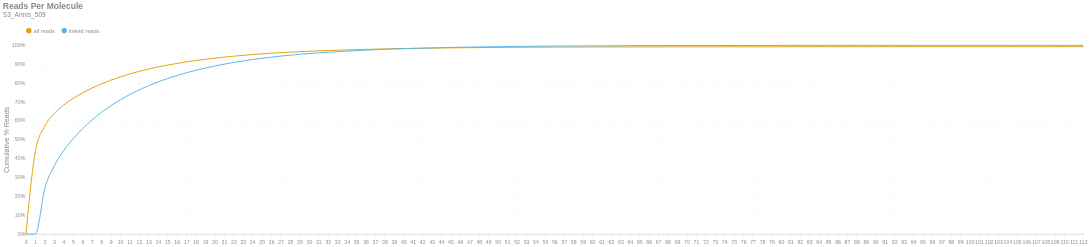

Notebook code cell kept with this figure:
### Markdown cell above
### Reads per Molecule
This chart shows the cumulative distribution of the number of reads per linked molecule. That is, how many alignments are associated with a unique molecule. This excludes the number of reads associated with invalid or absent linked-read barcodes. The `linked` histogram is the percentages recalculated when disregarding singletons.

### Code cell
if SKIPLR:
    print_html(f"Skipped")
else:
    counts = np.bincount(valids['reads'].cast(pl.Int64).to_numpy())
    weighted = counts * np.arange(len(counts))
    all_perc = weighted / n_reads
    linked_perc = weighted / n_linked_reads
    linked_perc[1] = 0
    binned_df = pl.DataFrame({
        'readsper': list(range(len(counts))),
        'all reads (cumsum)': np.cumsum(all_perc).tolist(),
        'linked reads (cumsum)': np.cumsum(linked_perc).tolist(),
    })

    with SafeRender(binned_df):
        (
            density_plot(binned_df, 'Reads Per Molecule', samplename, 'readspmol')
            .encode(
                x=alt.X('readsper:O', title=None).axis(labelAngle=0).scale(padding=0),
                y=alt.Y('value:Q', title='Cumulative % Reads').axis(format='%').stack(False),
                color=alt.Color("key:N").scale(domain=["all reads", "linked reads"]),
                tooltip=[
                    alt.Tooltip("key:N", title="Data Type"),
                    alt.Tooltip("readsper:O", title="Reads Per Molecule"),
                    alt.Tooltip("value:Q", format=".2%", title="% Reads (Cum.)")
                ]            
            )
        ).display()

### Figure 1 — Vega-Lite specification as saved in the notebook (floating-point values rounded to 4 significant figures)
{"width": "container", "height": 400, "config": {"title": {"anchor": "start", "dy": -15, "fontSize": 18, "color": "#888888", "subtitleColor": "#888888", "subtitleFontSize": 14}, "arc": {"fill": "#0072B2"}, "axis": {"domainColor": "#888888", "domainWidth": 0.5, "gridWidth": 0.2, "grid": false, "titleFontWeight": 400, "titleFontSize": 15, "labelFontSize": 11, "labelColor": "#888888", "tickColor": "#888888", "tickWidth": 0.2, "titleColor": "#888888"}, "axisBand": {"grid": false}, "axisX": {"grid": true, "tickSize": 10, "domainCap": "round"}, "axisY": {"domain": false, "grid": true, "tickSize": 0, "domainCap": "round"}, "background": "transparent", "header": {"labelFontSize": 15, "labelColor": "#888888", "titleFontSize": 15, "titleFontWeight": 600, "titleColor": "#888888"}, "legend": {"labelFont": "sans-serif", "labelFontSize": 12, "labelColor": "#888888", "symbolSize": 100, "symbolType": "circle", "titleFontSize": 12, "titlePadding": 10, "titleColor": "#888888", "title": null, "orient": "top"}, "range": {"category": ["#E69F00", "#56B4E9", "#009E73", "#F0E442", "#0072B2", "#D55E00", "#CC79A7", "#000000"], "diverging": ["#cfe8f3", "#a2d4ec", "#73bfe2", "#46abdb", "#1696d2", "#12719e"]}, "area": {"fill": "#0072B2", "fillOpacity": 0.7, "line": true, "strokeOpacity": 0.7}, "line": {"color": "#0072B2", "stroke": "#0072B2", "strokeWidth": 2}, "trail": {"color": "#0072B2", "stroke": "#0072B2", "strokeWidth": 0, "size": 1}, "point": {"filled": true, "fillOpacity": 1.0, "size": 95}, "text": {"color": "#888888", "fontSize": 11, "align": "right", "fontWeight": 400, "size": 11}, "bar": {"fill": "#0072B2", "stroke": null}, "view": {"stroke": null, "continuousWidth": 660, "continuousHeight": 400}}, "data": {"name": "data-5b60329b3aeee666475edb3347968b34"}, "mark": {"type": "line", "interpolate": "monotone", "point": {"opacity": 0, "size": 275}}, "encoding": {"color": {"field": "key", "scale": {"domain": ["all reads", "linked reads"]}, "type": "nominal"}, "tooltip": [{"field": "key", "title": "Data Type", "type": "nominal"}, {"field": "readsper", "title": "Reads Per Molecule", "type": "ordinal"}, {"field": "value", "format": ".2%", "title": "% Reads (Cum.)", "type": "quantitative"}], "x": {"axis": {"labelAngle": 0}, "field": "readsper", "scale": {"padding": 0}, "title": null, "type": "ordinal"}, "y": {"axis": {"format": "%"}, "field": "value", "stack": false, "title": "Cumulative % Reads", "type": "quantitative"}}, "params": [{"name": "param_c36ac31b6afebe62", "select": {"type": "point", "fields": ["key"]}, "bind": "legend"}], "title": {"text": "Reads Per Molecule", "subtitle": "S3_Annis_509"}, "transform": [{"fold": ["all reads (cumsum)", "linked reads (cumsum)"]}, {"calculate": "replace(datum.key, ' (cumsum)', '')", "as": "key"}, {"filter": {"param": "param_c36ac31b6afebe62"}}], "usermeta": {"embedOptions": {"downloadFileName": "S3_Annis_509.readspmol"}}, "$schema": "https://vega.github.io/schema/vega-lite/v6.1.0.json", "datasets": {"data-5b60329b3aeee666475edb3347968b34": [{"readsper": 0, "all reads (cumsum)": 0.0, "linked reads (cumsum)": 0.0}, {"readsper": 1, "all reads (cumsum)": 0.4386, "linked reads (cumsum)": 0.0}, {"readsper": 2, "all reads (cumsum)": 0.5729, "linked reads (cumsum)": 0.2423}, {"readsper": 3, "all reads (cumsum)": 0.6386, "linked reads (cumsum)": 0.361}, {"readsper": 4, "all reads (cumsum)": 0.6836, "linked reads (cumsum)": 0.4421}, {"readsper": 5, "all reads (cumsum)": 0.7186, "linked reads (cumsum)": 0.5053}, {"readsper": 6, "all reads (cumsum)": 0.748, "linked reads (cumsum)": 0.5583}, {"readsper": 7, "all reads (cumsum)": 0.7737, "linked reads (cumsum)": 0.6047}, {"readsper": 8, "all reads (cumsum)": 0.7959, "linked reads (cumsum)": 0.6448}, {"readsper": 9, "all reads (cumsum)": 0.8154, "linked reads (cumsum)": 0.68}, {"readsper": 10, "all reads (cumsum)": 0.8328, "linked reads (cumsum)": 0.7113}, {"readsper": 11, "all reads (cumsum)": 0.8485, "linked reads (cumsum)": 0.7397}, {"readsper": 12, "all reads (cumsum)": 0.8622, "linked reads (cumsum)": 0.7643}, {"readsper": 13, "all reads (cumsum)": 0.8745, "linked reads (cumsum)": 0.7866}, {"readsper": 14, "all reads (cumsum)": 0.8854, "linked reads (cumsum)": 0.8063}, {"readsper": 15, "all reads (cumsum)": 0.8952, "linked reads (cumsum)": 0.824}, {"readsper": 16, "all reads (cumsum)": 0.904, "linked reads (cumsum)": 0.8399}, {"readsper": 17, "all reads (cumsum)": 0.9122, "linked reads (cumsum)": 0.8547}, {"readsper": 18, "all reads (cumsum)": 0.9194, "linked reads (cumsum)": 0.8676}, {"readsper": 19, "all reads (cumsum)": 0.9258, "linked reads (cumsum)": 0.8792}, {"readsper": 20, "all reads (cumsum)": 0.9318, "linked reads (cumsum)": 0.89}, {"readsper": 21, "all reads (cumsum)": 0.9374, "linked reads (cumsum)": 0.9001}, {"readsper": 22, "all reads (cumsum)": 0.9424, "linked reads (cumsum)": 0.9092}, {"readsper": 23, "all reads (cumsum)": 0.9468, "linked reads (cumsum)": 0.9171}, {"readsper": 24, "all reads (cumsum)": 0.951, "linked reads (cumsum)": 0.9247}, {"readsper": 25, "all reads (cumsum)": 0.9548, "linked reads (cumsum)": 0.9315}, {"readsper": 26, "all reads (cumsum)": 0.958, "linked reads (cumsum)": 0.9373}, {"readsper": 27, "all reads (cumsum)": 0.9612, "linked reads (cumsum)": 0.943}, {"readsper": 28, "all reads (cumsum)": 0.9638, "linked reads (cumsum)": 0.9477}, {"readsper": 29, "all reads (cumsum)": 0.9663, "linked reads (cumsum)": 0.9523}, {"readsper": 30, "all reads (cumsum)": 0.9686, "linked reads (cumsum)": 0.9565}, {"readsper": 31, "all reads (cumsum)": 0.9707, "linked reads (cumsum)": 0.9602}, {"readsper": 32, "all reads (cumsum)": 0.9725, "linked reads (cumsum)": 0.9634}, {"readsper": 33, "all reads (cumsum)": 0.9742, "linked reads (cumsum)": 0.9665}, {"readsper": 34, "all reads (cumsum)": 0.9757, "linked reads (cumsum)": 0.9692}, {"readsper": 35, "all reads (cumsum)": 0.9771, "linked reads (cumsum)": 0.9717}, {"readsper": 36, "all reads (cumsum)": 0.9785, "linked reads (cumsum)": 0.9742}, {"readsper": 37, "all reads (cumsum)": 0.9797, "linked reads (cumsum)": 0.9764}, {"readsper": 38, "all reads (cumsum)": 0.9809, "linked reads (cumsum)": 0.9785}, {"readsper": 39, "all reads (cumsum)": 0.982, "linked reads (cumsum)": 0.9806}, {"readsper": 40, "all reads (cumsum)": 0.9829, "linked reads (cumsum)": 0.9822}, {"readsper": 41, "all reads (cumsum)": 0.9837, "linked reads (cumsum)": 0.9837}, {"readsper": 42, "all reads (cumsum)": 0.9844, "linked reads (cumsum)": 0.985}, {"readsper": 43, "all reads (cumsum)": 0.9851, "linked reads (cumsum)": 0.9863}, {"readsper": 44, "all reads (cumsum)": 0.9859, "linked reads (cumsum)": 0.9876}, {"readsper": 45, "all reads (cumsum)": 0.9865, "linked reads (cumsum)": 0.9888}, {"readsper": 46, "all reads (cumsum)": 0.987, "linked reads (cumsum)": 0.9897}, {"readsper": 47, "all reads (cumsum)": 0.9875, "linked reads (cumsum)": 0.9905}, {"readsper": 48, "all reads (cumsum)": 0.9879, "linked reads (cumsum)": 0.9913}, {"readsper": 49, "all reads (cumsum)": 0.9883, "linked reads (cumsum)": 0.9921}, {"readsper": 50, "all reads (cumsum)": 0.9887, "linked reads (cumsum)": 0.9928}, {"readsper": 51, "all reads (cumsum)": 0.9891, "linked reads (cumsum)": 0.9934}, {"readsper": 52, "all reads (cumsum)": 0.9895, "linked reads (cumsum)": 0.9942}, {"readsper": 53, "all reads (cumsum)": 0.9897, "linked reads (cumsum)": 0.9946}, {"readsper": 54, "all reads (cumsum)": 0.99, "linked reads (cumsum)": 0.995}, {"readsper": 55, "all reads (cumsum)": 0.9902, "linked reads (cumsum)": 0.9955}, {"readsper": 56, "all reads (cumsum)": 0.9905, "linked reads (cumsum)": 0.996}, {"readsper": 57, "all reads (cumsum)": 0.9907, "linked reads (cumsum)": 0.9963}, {"readsper": 58, "all reads (cumsum)": 0.9908, "linked reads (cumsum)": 0.9966}, {"readsper": 59, "all reads (cumsum)": 0.991, "linked reads (cumsum)": 0.9968}, {"readsper": 60, "all reads (cumsum)": 0.9911, "linked reads (cumsum)": 0.9971}, {"readsper": 61, "all reads (cumsum)": 0.9913, "linked reads (cumsum)": 0.9973}, {"readsper": 62, "all reads (cumsum)": 0.9914, "linked reads (cumsum)": 0.9975}, {"readsper": 63, "all reads (cumsum)": 0.9915, "linked reads (cumsum)": 0.9977}, {"readsper": 64, "all reads (cumsum)": 0.9916, "linked reads (cumsum)": 0.998}, {"readsper": 65, "all reads (cumsum)": 0.9917, "linked reads (cumsum)": 0.9981}, {"readsper": 66, "all reads (cumsum)": 0.9918, "linked reads (cumsum)": 0.9983}, {"readsper": 67, "all reads (cumsum)": 0.9919, "linked reads (cumsum)": 0.9985}, {"readsper": 68, "all reads (cumsum)": 0.9919, "linked reads (cumsum)": 0.9986}, {"readsper": 69, "all reads (cumsum)": 0.992, "linked reads (cumsum)": 0.9987}, {"readsper": 70, "all reads (cumsum)": 0.992, "linked reads (cumsum)": 0.9987}, {"readsper": 71, "all reads (cumsum)": 0.992, "linked reads (cumsum)": 0.9987}, {"readsper": 72, "all reads (cumsum)": 0.9921, "linked reads (cumsum)": 0.9988}, {"readsper": 73, "all reads (cumsum)": 0.9921, "linked reads (cumsum)": 0.9989}, {"readsper": 74, "all reads (cumsum)": 0.9921, "linked reads (cumsum)": 0.9989}, {"readsper": 75, "all reads (cumsum)": 0.9922, "linked reads (cumsum)": 0.9991}, {"readsper": 76, "all reads (cumsum)": 0.9922, "linked reads (cumsum)": 0.9991}, {"readsper": 77, "all reads (cumsum)": 0.9923, "linked reads (cumsum)": 0.9992}, {"readsper": 78, "all reads (cumsum)": 0.9923, "linked reads (cumsum)": 0.9992}, {"readsper": 79, "all reads (cumsum)": 0.9924, "linked reads (cumsum)": 0.9993}, {"readsper": 80, "all reads (cumsum)": 0.9924, "linked reads (cumsum)": 0.9994}, {"readsper": 81, "all reads (cumsum)": 0.9925, "linked reads (cumsum)": 0.9995}, {"readsper": 82, "all reads (cumsum)": 0.9925, "linked reads (cumsum)": 0.9995}, {"readsper": 83, "all reads (cumsum)": 0.9925, "linked reads (cumsum)": 0.9995}, {"readsper": 84, "all reads (cumsum)": 0.9925, "linked reads (cumsum)": 0.9996}, {"readsper": 85, "all reads (cumsum)": 0.9925, "linked reads (cumsum)": 0.9996}, {"readsper": 86, "all reads (cumsum)": 0.9925, "linked reads (cumsum)": 0.9996}, {"readsper": 87, "all reads (cumsum)": 0.9925, "linked reads (cumsum)": 0.9996}, {"readsper": 88, "all reads (cumsum)": 0.9925, "linked reads (cumsum)": 0.9996}, {"readsper": 89, "all reads (cumsum)": 0.9925, "linked reads (cumsum)": 0.9996}, {"readsper": 90, "all reads (cumsum)": 0.9925, "linked reads (cumsum)": 0.9996}, {"readsper": 91, "all reads (cumsum)": 0.9926, "linked reads (cumsum)": 0.9997}, {"readsper": 92, "all reads (cumsum)": 0.9926, "linked reads (cumsum)": 0.9997}, {"readsper": 93, "all reads (cumsum)": 0.9926, "linked reads (cumsum)": 0.9997}, {"readsper": 94, "all reads (cumsum)": 0.9926, "linked reads (cumsum)": 0.9997}, {"readsper": 95, "all reads (cumsum)": 0.9926, "linked reads (cumsum)": 0.9998}, {"readsper": 96, "all reads (cumsum)": 0.9927, "linked reads (cumsum)": 0.9998}, {"readsper": 97, "all reads (cumsum)": 0.9927, "linked reads (cumsum)": 0.9998}, {"readsper": 98, "all reads (cumsum)": 0.9927, "linked reads (cumsum)": 0.9999}, {"readsper": 99, "all reads (cumsum)": 0.9927, "linked reads (cumsum)": 0.9999}, {"readsper": 100, "all reads (cumsum)": 0.9927, "linked reads (cumsum)": 0.9999}, {"readsper": 101, "all reads (cumsum)": 0.9927, "linked reads (cumsum)": 0.9999}, {"readsper": 102, "all reads (cumsum)": 0.9927, "linked reads (cumsum)": 0.9999}, {"readsper": 103, "all reads (cumsum)": 0.9927, "linked reads (cumsum)": 0.9999}, {"readsper": 104, "all reads (cumsum)": 0.9927, "linked reads (cumsum)": 0.9999}, {"readsper": 105, "all reads (cumsum)": 0.9927, "linked reads (cumsum)": 0.9999}, {"readsper": 106, "all reads (cumsum)": 0.9927, "linked reads (cumsum)": 0.9999}, {"readsper": 107, "all reads (cumsum)": 0.9927, "linked reads (cumsum)": 0.9999}, {"readsper": 108, "all reads (cumsum)": 0.9927, "linked reads (cumsum)": 0.9999}, {"readsper": 109, "all reads (cumsum)": 0.9927, "linked reads (cumsum)": 1.0}, {"readsper": 110, "all reads (cumsum)": 0.9927, "linked reads (cumsum)": 1.0}, {"readsper": 111, "all reads (cumsum)": 0.9927, "linked reads (cumsum)": 1.0}, {"readsper": 112, "all reads (cumsum)": 0.9927, "linked reads (cumsum)": 1.0}]}}
